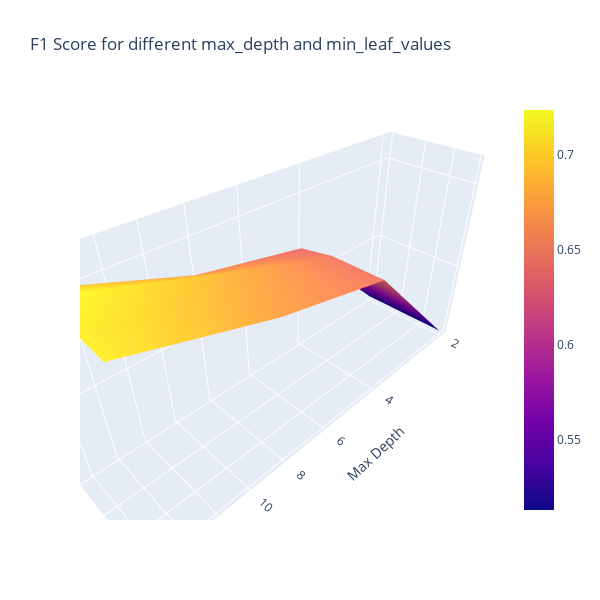

Notebook cell for this chart:
### Code cell
import plotly.graph_objects as go

fig = go.Figure(data=[go.Surface(z=Z, x=max_depth_values, y=min_leaf_values)])

fig.update_layout(title='F1 Score for different max_depth and min_leaf_values',
                  autosize=False, width=600, height=600,
                  scene=dict(xaxis_title='Max Depth',
                             yaxis_title='Min Sample Leaf',
                             zaxis_title='F1 Score (Val)',
                             xaxis=dict(type='log'),
                             yaxis=dict(type='log')))

fig.show()

### Figure 1 — Plotly figure (JSON) as saved in the notebook; plotly's stock layout.template omitted (floating-point values rounded to 4 significant figures)
{"data": [{"type": "surface", "x": [2, 4, 8, 16], "y": [4, 5, 6, 7], "z": [[0.5133, 0.6382, 0.6627, 0.7091], [0.5133, 0.646, 0.6837, 0.7234], [0.5133, 0.646, 0.6781, 0.7129], [0.5133, 0.646, 0.6724, 0.7114]]}], "layout": {"autosize": false, "height": 600, "scene": {"xaxis": {"title": {"text": "Max Depth"}, "type": "log"}, "yaxis": {"title": {"text": "Min Sample Leaf"}, "type": "log"}, "zaxis": {"title": {"text": "F1 Score (Val)"}}}, "title": {"text": "F1 Score for different max_depth and min_leaf_values"}, "width": 600}}
